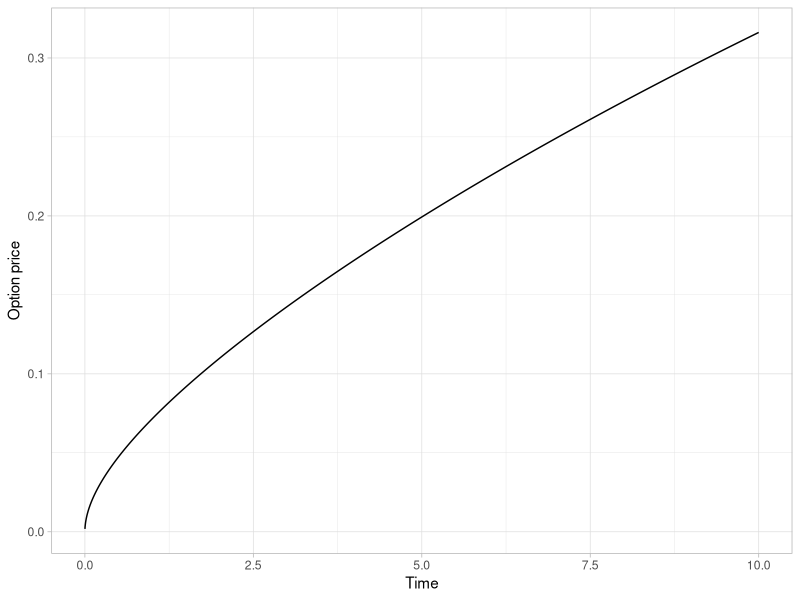
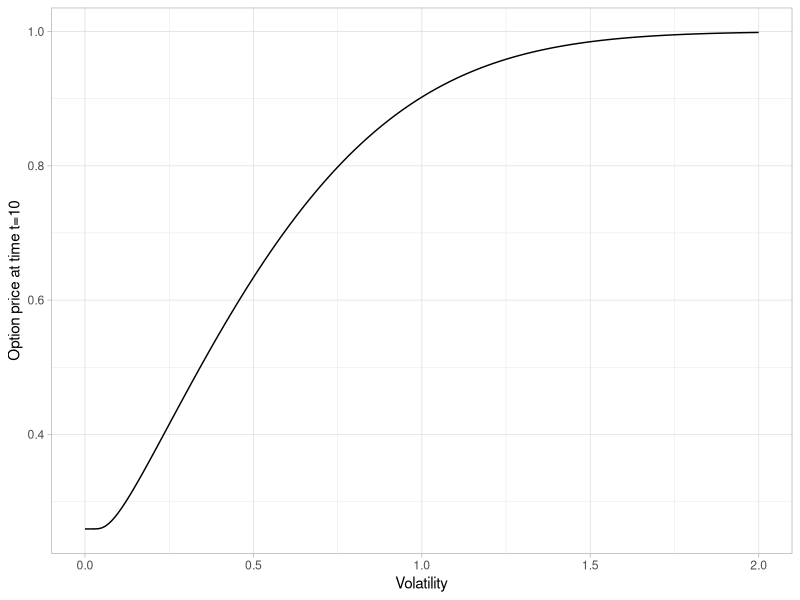
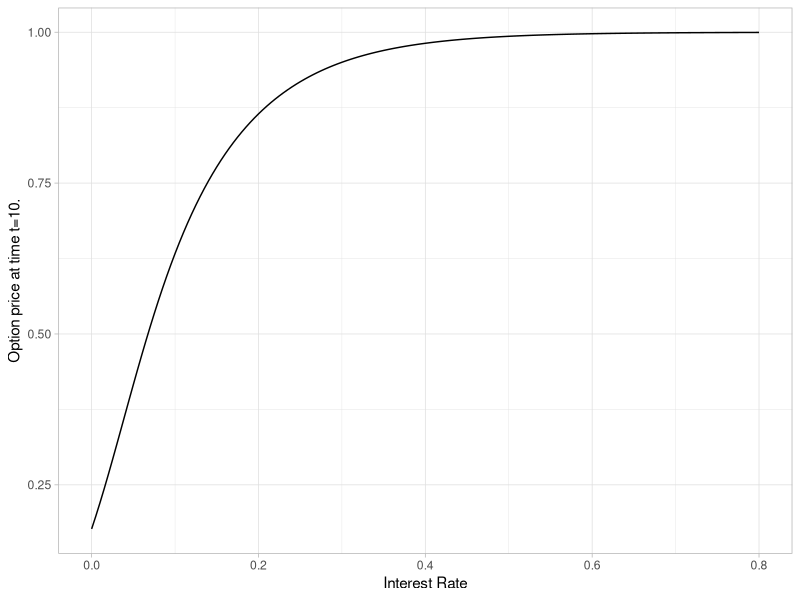
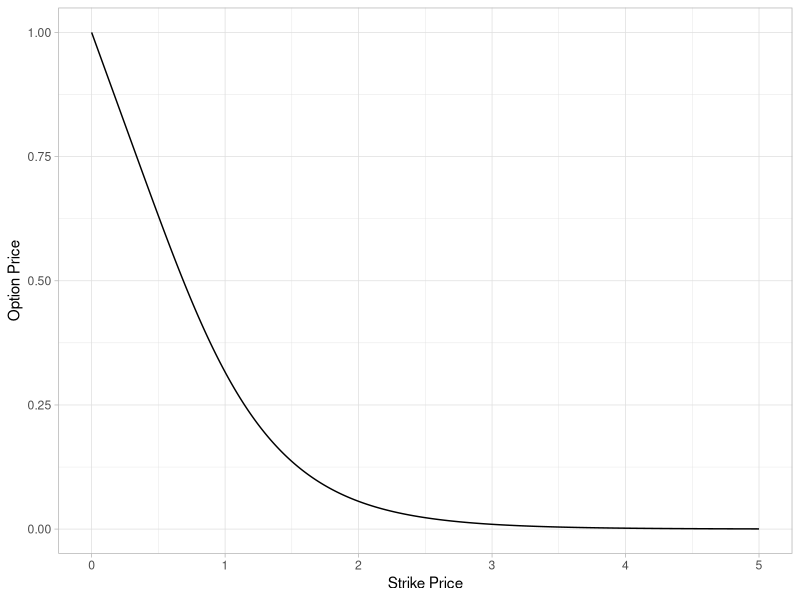
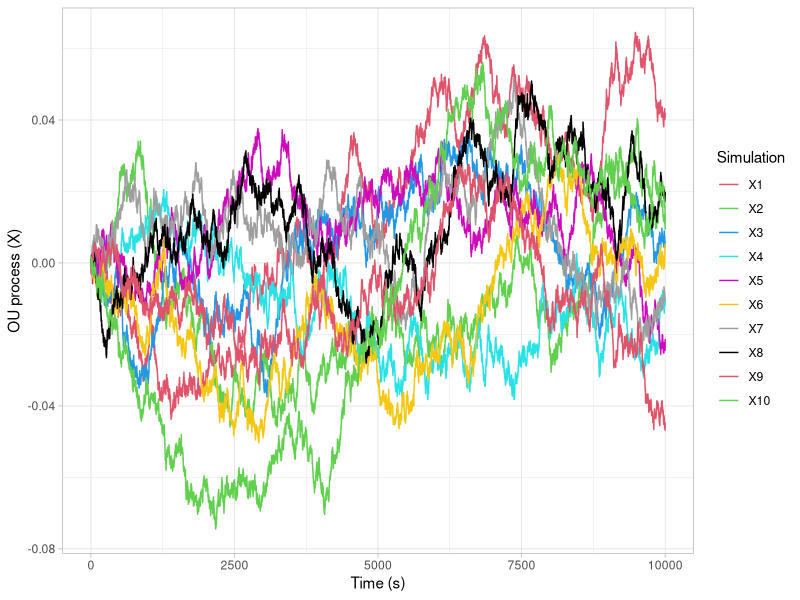
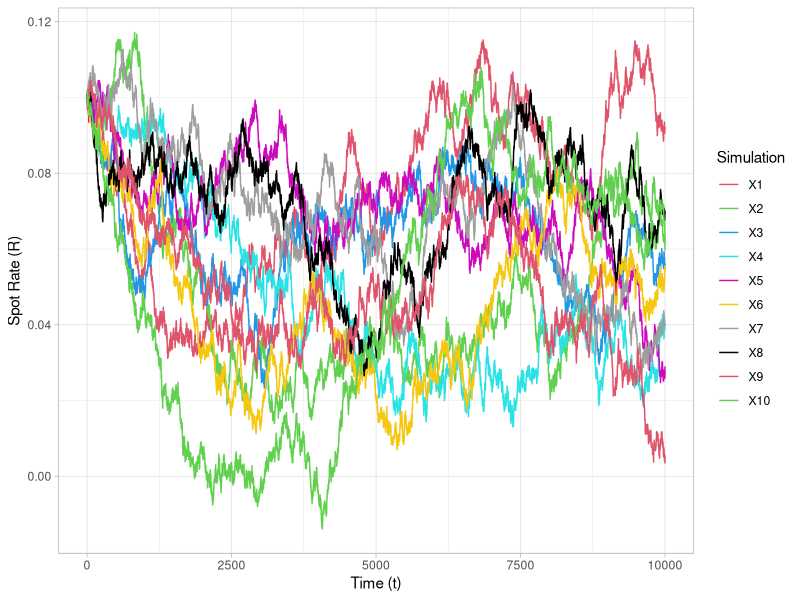
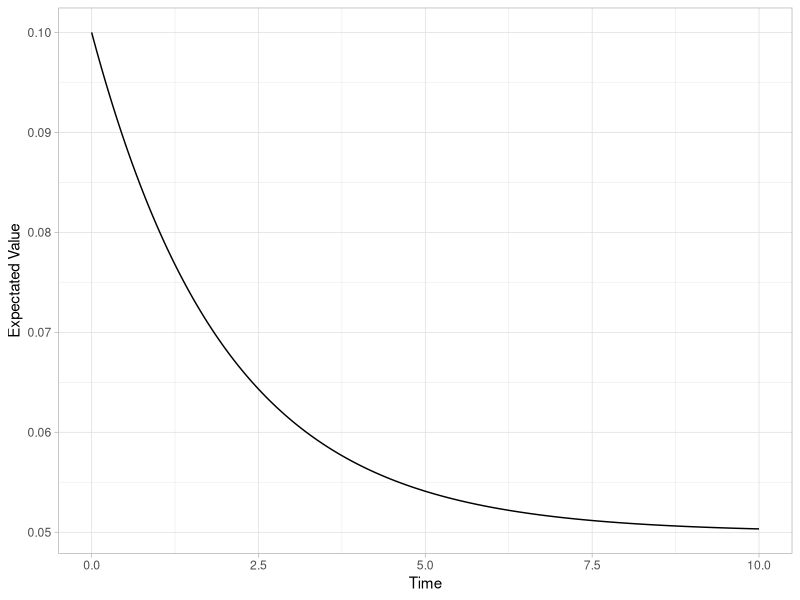
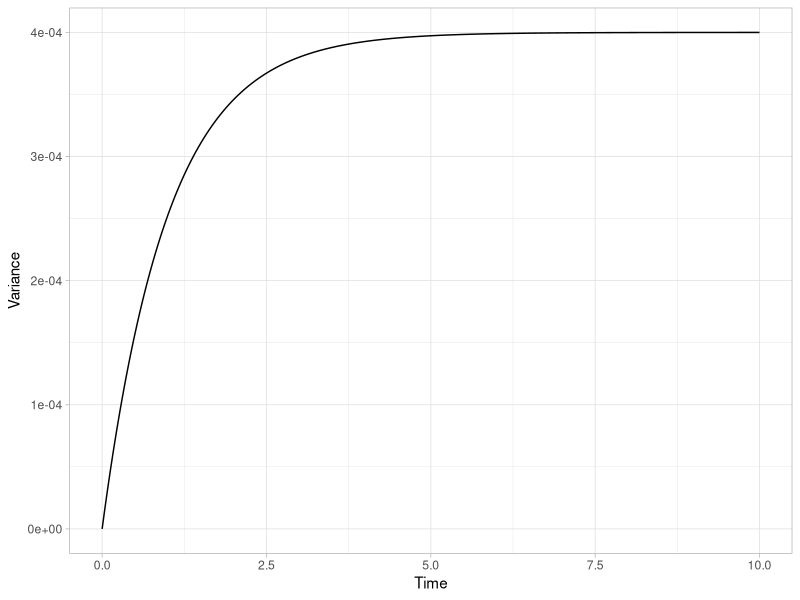

Here is the R script that generated these plots, in order:
## ---- chunk 1
#| message: false

# Libraries
library(ggplot2)
library(reshape)
library(tidyr)
library(gridExtra)

# Plot theme
theme_set(theme_light())

# Reproducibility
set.seed(555)
## ---- chunk 2
#| fig-width: 12
#| fig-height: 6
#| fig-cap: "European call option price over time as given by the Black-Scholes model."
#| label: fig-plot1

# Define initial values
S0 = 1 
sigma = sqrt(0.02)
rho = 0.03
c = 1
t = seq(0.001, 10, by=0.001)

# Define price
P = S0*pnorm((log(S0/c)+(rho+(sigma^2)/2)*t)/(sigma*sqrt(t)))-
(c*exp(-rho*t))*pnorm((log(S0/c)+(rho-(sigma^2)/2)*t)/(sigma*sqrt(t)))

# Produce plot
data.frame(
    Price = P, 
    Time = t
    ) |>
    ggplot(aes(Time, Price)) + 
    geom_line() + 
    labs(
       y = "Option price",
       x = "Time"
    )
## ---- chunk 3
#| fig-width: 12
#| fig-height: 6
#| fig-cap: "European call option price at fixed time $t=10$ for various volatility values as given by the Black-Scholes model."
#| label: fig-plot2

# Fix time
t10=10

# Define varying sigma 
sigma1=seq(0,2, by=0.01)

# Calculate new price series
P1=S0*pnorm((log(S0/c)+(rho+(sigma1^2)/2)*t10)/(sigma1*sqrt(t10)))-
(c*exp(-rho*t10))*pnorm((log(S0/c)+(rho-(sigma1^2)/2)*t10)/(sigma1*sqrt(t10)))

# Produce plot
data.frame(
    Price = P1, 
    Volatility = sigma1
    ) |> 
    ggplot(aes(sigma1,P1)) + 
    geom_line() + 
    labs(
        y = "Option price at time t=10",
        x = "Volatility"
    )
## ---- chunk 4
#| fig-width: 12
#| fig-height: 6
#| fig-cap: "European call option price at fixed time $t=10$ for various interest rates as given by the Black-Scholes model."
#| label: fig-plot3

# define varying rho
rho2=seq(0, 0.8, by=0.005) 

# calculate new price series
P2=S0*pnorm((log(S0/c)+(rho2+(sigma^2)/2)*t10)/(sigma*sqrt(t10)))-
(c*exp(-rho2*t10))*pnorm((log(S0/c)+(rho2-(sigma^2)/2)*t10)/(sigma*sqrt(t10)))

# produce plot for figure 3
data.frame(
    Price = P2, 
    Interest = rho2
    ) |> ggplot(aes(Interest, Price)) +
        geom_line() + 
        labs(
            y = "Option price at time t=10.",
            x = "Interest Rate"
        )
## ---- chunk 5
#| fig-width: 12
#| fig-height: 6
#| fig-cap: "European call option price at fixed time $t=10$ for various strike prices as given by the Black-Scholes model."
#| label: fig-plot4

# define varying c
c3=seq(0,5, by=0.01)

# calculate new price series
P3=S0*pnorm((log(S0/c3)+(rho+(sigma^2)/2)*t10)/(sigma*sqrt(t10)))-
(c3*exp(-rho*t10))*pnorm((log(S0/c3)+(rho-(sigma^2)/2)*t10)/(sigma*sqrt(t10)))

# produce plot for figure 4
data.frame(
    Price = P3, 
    Strike = c3
) |>
    ggplot(aes(Strike, Price)) +
    geom_line() + 
    labs(
        x = "Strike Price",
        y = "Option Price"
    )
## ---- chunk 6
#| fig-width: 12
#| fig-height: 6
#| fig-cap: "Simulation of OU process."
#| label: fig-plot5

## define the OU function
rOU=function(n,N,Delta,theta,sigma){ 
  times=(0:n)*Delta ##vector of t_0,t_1,..,t_n 
  X=matrix(0,nrow=N,ncol=n+1)
  for(i in 1:n){
    x=X[,i]#current value
    m=x*exp(-theta*Delta) #mean of new value 
    v=sigma^2*(1-exp(-2*theta*Delta))/(2*theta) ##variance of new value 
    X[,i+1]=rnorm(N,m,sqrt(v)) ##simulate new value
  }
  return(list(X=X,times=times)) 
}

# define initial conditions 
n=10000
N=10
Delta=10/n
theta=0.5
sigma=0.02

# calculate 10 realizations of the OU process using our function
OU=rOU(n, N, Delta, theta, sigma)

# produce plot for Figure 5
tX = data.frame(t(OU$X))
OUfig = data.frame(x=seq_along(tX[,1]), tX)
OUfig = melt(OUfig, id.vars = "x")
cols = 2:11
ggplot(OUfig, aes(x = x, y = value, color = variable)) +
  geom_line()+
  xlab("Time (s)") + ylab("OU process (X)")+
  guides(color = guide_legend(title = "Simulation"))+
  scale_color_manual(values = cols)
## ---- chunk 7
#| fig-width: 12
#| fig-height: 6
#| fig-cap: "Simulation of spot rate OU process."
#| label: fig-plot6

# define transformation conditions
R0=0.1
mu=0.05

# transform OU process
R=matrix(0, nrow=N, ncol=n+1)
for(i in 1:N){
  R[i,]=exp(-theta*OU$times)*R0+(1-exp(-theta*OU$times))*mu+OU$X[i,]
}

# produce plot
tR = data.frame(t(R))
fig5 <- data.frame(x = seq_along(tR[, 1]), tR)
fig5 <- melt(fig5, id.vars = "x")
cols = 2:11
plot5 = ggplot(fig5, aes(x = x, y = value, color = variable)) +
  geom_line() +
  xlab("Time (t)") + ylab("Spot Rate (R)")+
  guides(color = guide_legend(title = "Simulation"))+
  scale_color_manual(values = cols)
plot5
## ---- chunk 8
#| fig-width: 12
#| fig-height: 6
#| fig-cap: "Simulated spot rate mean over time."
#| label: fig-plot7

# calculate the expectation
expRt=exp(-theta*OU$times)*R0+(1-exp(-theta*OU$times))*mu
# expectation plot
fig6 = data.frame(expRt, OU$times)
ggplot(data = fig6, aes(OU.times,expRt))+geom_line() + 
  xlab("Time") + ylab("Expectated Value")
## ---- chunk 9
#| fig-width: 12
#| fig-height: 6
#| fig-cap: "Simulated spot rate variance over time."
#| label: fig-plot8

# calculate the variance
varRt=(sigma^2/(2*theta))*(1-exp(-2*theta*OU$times))
# variance plot
fig7 = data.frame(varRt, OU$times)
ggplot(data = fig7, aes(OU.times, varRt))+geom_line() + 
  xlab("Time") + ylab("Variance")
## ---- chunk 10
#| fig-width: 12
#| fig-height: 6
#| fig-cap: "Simulated bond price over time."
#| label: fig-plot9

# define matrix to store Q
Q=matrix(0,nrow=N,ncol=n+1) 
# loop to generate values of Q
for(i in 1:N){
  Q[i,]=exp(-Delta*cumsum(R[i,]))
}

# plot bond price over time
tQ = data.frame(t(Q))
fig8 <- data.frame(x = seq_along(tQ[,1]),tQ)
fig8 <- melt(fig8, id.vars = "x")
cols = 2:11
ggplot(fig8, aes(x = x, y = value, color = variable)) +
  geom_line()+
  xlab("Time (t)") + ylab("Bond Price (Qt)")+
  guides(color = guide_legend(title = "Simulation"))+
  scale_color_manual(values = cols)
## ---- chunk 11
#| fig-width: 12
#| fig-height: 6
#| fig-cap: "Histogram of simulated log bond price."
#| label: fig-plot10

# simulate 1000 realizations of Rt at t=10 (n=1000, delta=10/n so t=n*delta=10)
N1=1000
OU1=rOU(n, N1, Delta, theta, sigma)
# define results matrix
R1=matrix(0, nrow=N1, ncol=n+1)
# loop to calculate results
for(i in 1:N1){
  R1[i,]=exp(-theta*OU1$times)*R0+(1-exp(-theta*OU1$times))*mu+OU1$X[i,]
}
# calculating Q
Q=rep(0, N1)
for(i in 1:N1){
  Q[i]=exp(-Delta*sum(R1[i, 2:(n+1)]))
}
# produce plot
fig9 = data.frame(Q, N1)
ggplot(data = fig9, aes(x=Q))+ geom_histogram(bins=30)+
  xlab("log(Q)") + ylab("Frequency")
## ---- chunk 12
#| fig-width: 12
#| fig-height: 6
#| fig-cap: "Q-Q plot of simulated log bond price."
#| label: fig-plot11

# produce Q-Q plot
plot10 = ggplot(fig9, aes(sample=Q))+stat_qq()
plot10
